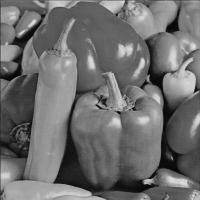
#> input picture entrega1/4-histogramas/peppers.jpg, 200 x 200 px
$ python mostrar-histograma.py
#> lines starting #> are read from the running program, lines starting #| are printed output that depends on the picture
from skimage import io
import matplotlib.pyplot as plt

# Cargar imagen
image = io.imread('peppers.jpg')
#> image is the input picture: shape (200, 200); min 0, max 227, mean 109.9

# Mostrar imagen
plt.subplot(2, 1, 1)
plt.title('Imagen')
plt.imshow(image, cmap='gray', vmin=0, vmax=255)

# Mostrar histograma
plt.subplot(2, 1, 2)
plt.title('Histograma')
plt.hist(image.ravel(), bins = 256, range=(0, 255))

plt.show()
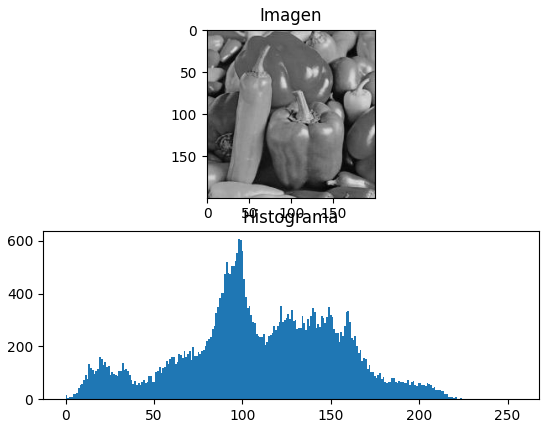
#> figure drawn by matplotlib, 2 panels; panel 2: tallest bar 606 high, from x = 97.62 to 98.61

$ run again, with entrega1/4-histogramas/cat.jpg copied over entrega1/4-histogramas/peppers.jpg
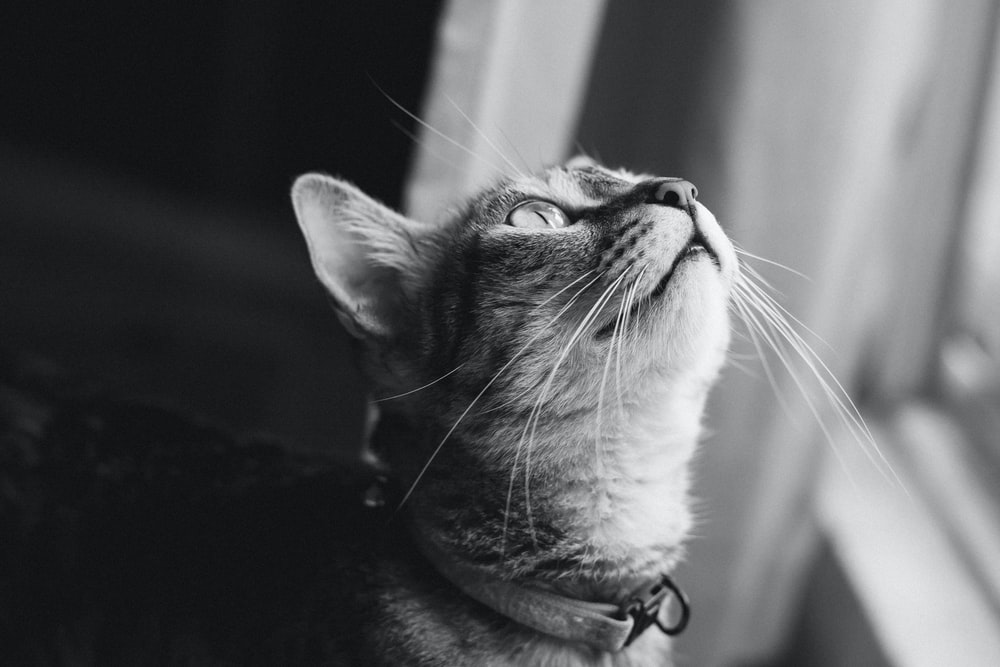
#> input picture entrega1/4-histogramas/cat.jpg, 1000 x 667 px
#> image is the input picture: shape (667, 1000, 3); mean R, G, B 91.5, 92.5, 94.5
#> `plt.show()`:
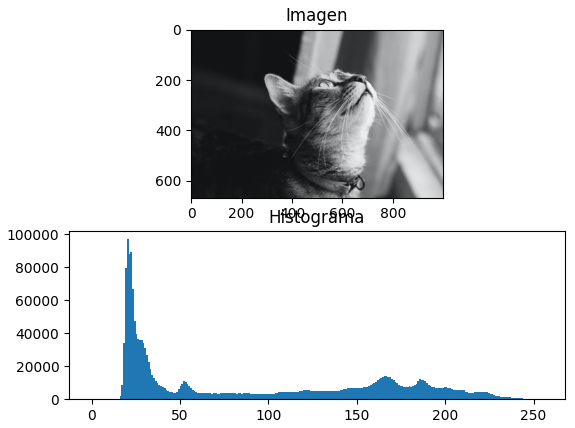
#> figure drawn by matplotlib, 2 panels; panel 2: tallest bar 97018 high, from x = 19.92 to 20.92
